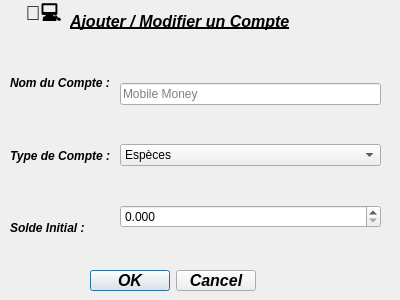
<?xml version="1.0" encoding="UTF-8"?>
<ui version="4.0">
 <class>CompteDialog</class>
 <widget class="QDialog" name="CompteDialog">
  <property name="geometry">
   <rect>
    <x>0</x>
    <y>0</y>
    <width>400</width>
    <height>300</height>
   </rect>
  </property>
  <property name="maximumSize">
   <size>
    <width>400</width>
    <height>16777215</height>
   </size>
  </property>
  <property name="windowTitle">
   <string>Dialog</string>
  </property>
  <widget class="QLabel" name="labelTitle">
   <property name="geometry">
    <rect>
     <x>70</x>
     <y>10</y>
     <width>251</width>
     <height>22</height>
    </rect>
   </property>
   <property name="font">
    <font>
     <pointsize>12</pointsize>
     <weight>75</weight>
     <italic>true</italic>
     <bold>true</bold>
     <underline>true</underline>
    </font>
   </property>
   <property name="text">
    <string>Ajouter / Modifier un Compte</string>
   </property>
  </widget>
  <widget class="QDialogButtonBox" name="buttonBox">
   <property name="geometry">
    <rect>
     <x>90</x>
     <y>270</y>
     <width>166</width>
     <height>21</height>
    </rect>
   </property>
   <property name="font">
    <font>
     <pointsize>12</pointsize>
     <weight>75</weight>
     <italic>true</italic>
     <bold>true</bold>
    </font>
   </property>
   <property name="standardButtons">
    <set>QDialogButtonBox::Cancel|QDialogButtonBox::Ok</set>
   </property>
  </widget>
  <widget class="QWidget" name="layoutWidget">
   <property name="geometry">
    <rect>
     <x>10</x>
     <y>50</y>
     <width>371</width>
     <height>211</height>
    </rect>
   </property>
   <layout class="QHBoxLayout" name="horizontalLayout">
    <item>
     <layout class="QVBoxLayout" name="verticalLayoutLabel">
      <item>
       <widget class="QLabel" name="labelNom_Compte">
        <property name="font">
         <font>
          <pointsize>9</pointsize>
          <weight>75</weight>
          <italic>true</italic>
          <bold>true</bold>
         </font>
        </property>
        <property name="text">
         <string>Nom du Compte : </string>
        </property>
       </widget>
      </item>
      <item>
       <widget class="QLabel" name="labelType_Compte">
        <property name="font">
         <font>
          <pointsize>9</pointsize>
          <weight>75</weight>
          <italic>true</italic>
          <bold>true</bold>
         </font>
        </property>
        <property name="text">
         <string>Type de Compte : </string>
        </property>
       </widget>
      </item>
      <item>
       <widget class="QLabel" name="labelSoldeInitial">
        <property name="font">
         <font>
          <pointsize>9</pointsize>
          <weight>75</weight>
          <italic>true</italic>
          <bold>true</bold>
         </font>
        </property>
        <property name="text">
         <string>Solde Initial :</string>
        </property>
       </widget>
      </item>
     </layout>
    </item>
    <item>
     <layout class="QVBoxLayout" name="verticalLayoutInput">
      <item>
       <widget class="QLineEdit" name="lineEditNom_Compte">
        <property name="text">
         <string/>
        </property>
        <property name="placeholderText">
         <string>Mobile Money</string>
        </property>
       </widget>
      </item>
      <item>
       <widget class="QComboBox" name="comboTypeCompte">
        <item>
         <property name="text">
          <string>Espèces</string>
         </property>
        </item>
        <item>
         <property name="text">
          <string>Banques</string>
         </property>
        </item>
       </widget>
      </item>
      <item>
       <widget class="QDoubleSpinBox" name="spinSoldeInitial">
        <property name="decimals">
         <number>3</number>
        </property>
        <property name="minimum">
         <double>0.000000000000000</double>
        </property>
        <property name="maximum">
         <double>99999.990000000005239</double>
        </property>
       </widget>
      </item>
     </layout>
    </item>
   </layout>
  </widget>
  <widget class="QLabel" name="label">
   <property name="geometry">
    <rect>
     <x>20</x>
     <y>0</y>
     <width>41</width>
     <height>31</height>
    </rect>
   </property>
   <property name="font">
    <font>
     <pointsize>15</pointsize>
     <weight>75</weight>
     <bold>true</bold>
    </font>
   </property>
   <property name="text">
    <string> 🧑‍💻</string>
   </property>
  </widget>
 </widget>
 <resources/>
 <connections/>
</ui>
